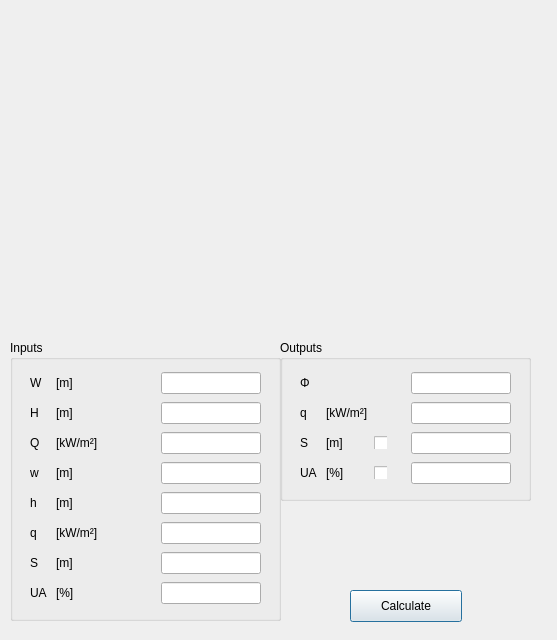
<?xml version="1.0" encoding="UTF-8"?>
<ui version="4.0">
 <class>dialog_4_3_br187_parallel_complex</class>
 <widget class="QDialog" name="dialog_4_3_br187_parallel_complex">
  <property name="geometry">
   <rect>
    <x>0</x>
    <y>0</y>
    <width>557</width>
    <height>640</height>
   </rect>
  </property>
  <property name="windowTitle">
   <string>BR 187 Thermal Radiation Calculation (Parallel Complex)</string>
  </property>
  <widget class="QGroupBox" name="groupBox_2">
   <property name="geometry">
    <rect>
     <x>280</x>
     <y>340</y>
     <width>251</width>
     <height>161</height>
    </rect>
   </property>
   <property name="title">
    <string>Outputs</string>
   </property>
   <widget class="QWidget" name="gridLayoutWidget_2">
    <property name="geometry">
     <rect>
      <x>20</x>
      <y>30</y>
      <width>211</width>
      <height>119</height>
     </rect>
    </property>
    <layout class="QGridLayout" name="gridLayout_2">
     <item row="1" column="1">
      <widget class="QLabel" name="label_25">
       <property name="text">
        <string>[kW/m²]</string>
       </property>
      </widget>
     </item>
     <item row="0" column="3">
      <widget class="QLineEdit" name="lineEdit_11">
       <property name="sizePolicy">
        <sizepolicy hsizetype="Fixed" vsizetype="Fixed">
         <horstretch>0</horstretch>
         <verstretch>0</verstretch>
        </sizepolicy>
       </property>
       <property name="minimumSize">
        <size>
         <width>0</width>
         <height>0</height>
        </size>
       </property>
       <property name="maximumSize">
        <size>
         <width>100</width>
         <height>16777215</height>
        </size>
       </property>
      </widget>
     </item>
     <item row="2" column="3">
      <widget class="QLineEdit" name="lineEdit_10">
       <property name="sizePolicy">
        <sizepolicy hsizetype="Fixed" vsizetype="Fixed">
         <horstretch>0</horstretch>
         <verstretch>0</verstretch>
        </sizepolicy>
       </property>
       <property name="minimumSize">
        <size>
         <width>0</width>
         <height>0</height>
        </size>
       </property>
       <property name="maximumSize">
        <size>
         <width>100</width>
         <height>16777215</height>
        </size>
       </property>
      </widget>
     </item>
     <item row="1" column="3">
      <widget class="QLineEdit" name="lineEdit_12">
       <property name="sizePolicy">
        <sizepolicy hsizetype="Fixed" vsizetype="Fixed">
         <horstretch>0</horstretch>
         <verstretch>0</verstretch>
        </sizepolicy>
       </property>
       <property name="minimumSize">
        <size>
         <width>0</width>
         <height>0</height>
        </size>
       </property>
       <property name="maximumSize">
        <size>
         <width>100</width>
         <height>16777215</height>
        </size>
       </property>
      </widget>
     </item>
     <item row="3" column="3">
      <widget class="QLineEdit" name="lineEdit_9">
       <property name="sizePolicy">
        <sizepolicy hsizetype="Fixed" vsizetype="Fixed">
         <horstretch>0</horstretch>
         <verstretch>0</verstretch>
        </sizepolicy>
       </property>
       <property name="minimumSize">
        <size>
         <width>0</width>
         <height>0</height>
        </size>
       </property>
       <property name="maximumSize">
        <size>
         <width>100</width>
         <height>16777215</height>
        </size>
       </property>
      </widget>
     </item>
     <item row="0" column="2">
      <spacer name="horizontalSpacer_2">
       <property name="orientation">
        <enum>Qt::Horizontal</enum>
       </property>
       <property name="sizeHint" stdset="0">
        <size>
         <width>10</width>
         <height>20</height>
        </size>
       </property>
      </spacer>
     </item>
     <item row="0" column="0">
      <widget class="QLabel" name="label_11">
       <property name="sizePolicy">
        <sizepolicy hsizetype="Fixed" vsizetype="Fixed">
         <horstretch>0</horstretch>
         <verstretch>0</verstretch>
        </sizepolicy>
       </property>
       <property name="minimumSize">
        <size>
         <width>20</width>
         <height>0</height>
        </size>
       </property>
       <property name="maximumSize">
        <size>
         <width>20</width>
         <height>16777215</height>
        </size>
       </property>
       <property name="text">
        <string>Φ</string>
       </property>
      </widget>
     </item>
     <item row="3" column="1">
      <widget class="QLabel" name="label_21">
       <property name="text">
        <string>[%]</string>
       </property>
      </widget>
     </item>
     <item row="3" column="0">
      <widget class="QLabel" name="label_9">
       <property name="sizePolicy">
        <sizepolicy hsizetype="Fixed" vsizetype="Fixed">
         <horstretch>0</horstretch>
         <verstretch>0</verstretch>
        </sizepolicy>
       </property>
       <property name="minimumSize">
        <size>
         <width>20</width>
         <height>0</height>
        </size>
       </property>
       <property name="maximumSize">
        <size>
         <width>20</width>
         <height>16777215</height>
        </size>
       </property>
       <property name="text">
        <string>UA</string>
       </property>
      </widget>
     </item>
     <item row="2" column="0">
      <widget class="QLabel" name="label_10">
       <property name="sizePolicy">
        <sizepolicy hsizetype="Fixed" vsizetype="Fixed">
         <horstretch>0</horstretch>
         <verstretch>0</verstretch>
        </sizepolicy>
       </property>
       <property name="minimumSize">
        <size>
         <width>20</width>
         <height>0</height>
        </size>
       </property>
       <property name="maximumSize">
        <size>
         <width>20</width>
         <height>16777215</height>
        </size>
       </property>
       <property name="text">
        <string>S</string>
       </property>
      </widget>
     </item>
     <item row="1" column="0">
      <widget class="QLabel" name="label_12">
       <property name="sizePolicy">
        <sizepolicy hsizetype="Fixed" vsizetype="Fixed">
         <horstretch>0</horstretch>
         <verstretch>0</verstretch>
        </sizepolicy>
       </property>
       <property name="minimumSize">
        <size>
         <width>20</width>
         <height>0</height>
        </size>
       </property>
       <property name="maximumSize">
        <size>
         <width>20</width>
         <height>16777215</height>
        </size>
       </property>
       <property name="text">
        <string>q</string>
       </property>
      </widget>
     </item>
     <item row="2" column="1">
      <widget class="QLabel" name="label_22">
       <property name="text">
        <string>[m]</string>
       </property>
      </widget>
     </item>
     <item row="2" column="2">
      <widget class="QCheckBox" name="checkBox">
       <property name="sizePolicy">
        <sizepolicy hsizetype="Fixed" vsizetype="Fixed">
         <horstretch>0</horstretch>
         <verstretch>0</verstretch>
        </sizepolicy>
       </property>
       <property name="minimumSize">
        <size>
         <width>13</width>
         <height>13</height>
        </size>
       </property>
       <property name="maximumSize">
        <size>
         <width>13</width>
         <height>13</height>
        </size>
       </property>
       <property name="text">
        <string/>
       </property>
      </widget>
     </item>
     <item row="3" column="2">
      <widget class="QCheckBox" name="checkBox_2">
       <property name="sizePolicy">
        <sizepolicy hsizetype="Fixed" vsizetype="Fixed">
         <horstretch>0</horstretch>
         <verstretch>0</verstretch>
        </sizepolicy>
       </property>
       <property name="minimumSize">
        <size>
         <width>13</width>
         <height>13</height>
        </size>
       </property>
       <property name="maximumSize">
        <size>
         <width>13</width>
         <height>13</height>
        </size>
       </property>
       <property name="text">
        <string/>
       </property>
      </widget>
     </item>
    </layout>
   </widget>
  </widget>
  <widget class="QGroupBox" name="groupBox">
   <property name="geometry">
    <rect>
     <x>10</x>
     <y>340</y>
     <width>271</width>
     <height>281</height>
    </rect>
   </property>
   <property name="title">
    <string>Inputs</string>
   </property>
   <widget class="QWidget" name="gridLayoutWidget_3">
    <property name="geometry">
     <rect>
      <x>20</x>
      <y>30</y>
      <width>231</width>
      <height>240</height>
     </rect>
    </property>
    <layout class="QGridLayout" name="gridLayout_3">
     <item row="2" column="0">
      <widget class="QLabel" name="label_23">
       <property name="sizePolicy">
        <sizepolicy hsizetype="Fixed" vsizetype="Fixed">
         <horstretch>0</horstretch>
         <verstretch>0</verstretch>
        </sizepolicy>
       </property>
       <property name="minimumSize">
        <size>
         <width>20</width>
         <height>0</height>
        </size>
       </property>
       <property name="maximumSize">
        <size>
         <width>20</width>
         <height>16777215</height>
        </size>
       </property>
       <property name="toolTip">
        <string>Heat flux of emitter</string>
       </property>
       <property name="text">
        <string>Q</string>
       </property>
      </widget>
     </item>
     <item row="4" column="0">
      <widget class="QLabel" name="label_24">
       <property name="sizePolicy">
        <sizepolicy hsizetype="Fixed" vsizetype="Fixed">
         <horstretch>0</horstretch>
         <verstretch>0</verstretch>
        </sizepolicy>
       </property>
       <property name="minimumSize">
        <size>
         <width>20</width>
         <height>0</height>
        </size>
       </property>
       <property name="maximumSize">
        <size>
         <width>20</width>
         <height>16777215</height>
        </size>
       </property>
       <property name="toolTip">
        <string>Height of receiver</string>
       </property>
       <property name="text">
        <string>h</string>
       </property>
      </widget>
     </item>
     <item row="1" column="0">
      <widget class="QLabel" name="label_26">
       <property name="sizePolicy">
        <sizepolicy hsizetype="Fixed" vsizetype="Fixed">
         <horstretch>0</horstretch>
         <verstretch>0</verstretch>
        </sizepolicy>
       </property>
       <property name="minimumSize">
        <size>
         <width>20</width>
         <height>0</height>
        </size>
       </property>
       <property name="maximumSize">
        <size>
         <width>20</width>
         <height>16777215</height>
        </size>
       </property>
       <property name="toolTip">
        <string>Height of emitter</string>
       </property>
       <property name="text">
        <string>H</string>
       </property>
      </widget>
     </item>
     <item row="5" column="0">
      <widget class="QLabel" name="label_27">
       <property name="sizePolicy">
        <sizepolicy hsizetype="Fixed" vsizetype="Fixed">
         <horstretch>0</horstretch>
         <verstretch>0</verstretch>
        </sizepolicy>
       </property>
       <property name="minimumSize">
        <size>
         <width>20</width>
         <height>0</height>
        </size>
       </property>
       <property name="maximumSize">
        <size>
         <width>20</width>
         <height>16777215</height>
        </size>
       </property>
       <property name="toolTip">
        <string>Acceptable heat flux at receiver</string>
       </property>
       <property name="text">
        <string>q</string>
       </property>
      </widget>
     </item>
     <item row="5" column="3">
      <widget class="QLineEdit" name="lineEdit_13">
       <property name="sizePolicy">
        <sizepolicy hsizetype="Fixed" vsizetype="Fixed">
         <horstretch>0</horstretch>
         <verstretch>0</verstretch>
        </sizepolicy>
       </property>
       <property name="minimumSize">
        <size>
         <width>0</width>
         <height>0</height>
        </size>
       </property>
       <property name="maximumSize">
        <size>
         <width>100</width>
         <height>16777215</height>
        </size>
       </property>
       <property name="baseSize">
        <size>
         <width>0</width>
         <height>0</height>
        </size>
       </property>
      </widget>
     </item>
     <item row="6" column="0">
      <widget class="QLabel" name="label_28">
       <property name="sizePolicy">
        <sizepolicy hsizetype="Fixed" vsizetype="Fixed">
         <horstretch>0</horstretch>
         <verstretch>0</verstretch>
        </sizepolicy>
       </property>
       <property name="minimumSize">
        <size>
         <width>20</width>
         <height>0</height>
        </size>
       </property>
       <property name="maximumSize">
        <size>
         <width>20</width>
         <height>16777215</height>
        </size>
       </property>
       <property name="toolTip">
        <string>Separation distance between emitter and receiver</string>
       </property>
       <property name="text">
        <string>S</string>
       </property>
      </widget>
     </item>
     <item row="0" column="3">
      <widget class="QLineEdit" name="lineEdit_14">
       <property name="sizePolicy">
        <sizepolicy hsizetype="Fixed" vsizetype="Fixed">
         <horstretch>0</horstretch>
         <verstretch>0</verstretch>
        </sizepolicy>
       </property>
       <property name="minimumSize">
        <size>
         <width>0</width>
         <height>0</height>
        </size>
       </property>
       <property name="maximumSize">
        <size>
         <width>100</width>
         <height>16777215</height>
        </size>
       </property>
       <property name="baseSize">
        <size>
         <width>0</width>
         <height>0</height>
        </size>
       </property>
      </widget>
     </item>
     <item row="2" column="3">
      <widget class="QLineEdit" name="lineEdit_15">
       <property name="sizePolicy">
        <sizepolicy hsizetype="Fixed" vsizetype="Fixed">
         <horstretch>0</horstretch>
         <verstretch>0</verstretch>
        </sizepolicy>
       </property>
       <property name="minimumSize">
        <size>
         <width>0</width>
         <height>0</height>
        </size>
       </property>
       <property name="maximumSize">
        <size>
         <width>100</width>
         <height>16777215</height>
        </size>
       </property>
       <property name="baseSize">
        <size>
         <width>0</width>
         <height>0</height>
        </size>
       </property>
      </widget>
     </item>
     <item row="3" column="0">
      <widget class="QLabel" name="label_29">
       <property name="sizePolicy">
        <sizepolicy hsizetype="Fixed" vsizetype="Fixed">
         <horstretch>0</horstretch>
         <verstretch>0</verstretch>
        </sizepolicy>
       </property>
       <property name="minimumSize">
        <size>
         <width>20</width>
         <height>0</height>
        </size>
       </property>
       <property name="maximumSize">
        <size>
         <width>20</width>
         <height>16777215</height>
        </size>
       </property>
       <property name="toolTip">
        <string>Width of receiver</string>
       </property>
       <property name="text">
        <string>w</string>
       </property>
      </widget>
     </item>
     <item row="1" column="3">
      <widget class="QLineEdit" name="lineEdit_16">
       <property name="sizePolicy">
        <sizepolicy hsizetype="Fixed" vsizetype="Fixed">
         <horstretch>0</horstretch>
         <verstretch>0</verstretch>
        </sizepolicy>
       </property>
       <property name="minimumSize">
        <size>
         <width>0</width>
         <height>0</height>
        </size>
       </property>
       <property name="maximumSize">
        <size>
         <width>100</width>
         <height>16777215</height>
        </size>
       </property>
       <property name="baseSize">
        <size>
         <width>0</width>
         <height>0</height>
        </size>
       </property>
      </widget>
     </item>
     <item row="0" column="2">
      <spacer name="horizontalSpacer_3">
       <property name="orientation">
        <enum>Qt::Horizontal</enum>
       </property>
       <property name="sizeHint" stdset="0">
        <size>
         <width>10</width>
         <height>20</height>
        </size>
       </property>
      </spacer>
     </item>
     <item row="0" column="0">
      <widget class="QLabel" name="label_30">
       <property name="minimumSize">
        <size>
         <width>20</width>
         <height>0</height>
        </size>
       </property>
       <property name="maximumSize">
        <size>
         <width>20</width>
         <height>16777215</height>
        </size>
       </property>
       <property name="toolTip">
        <string>Width of emitter</string>
       </property>
       <property name="text">
        <string>W</string>
       </property>
      </widget>
     </item>
     <item row="7" column="0">
      <widget class="QLabel" name="label_31">
       <property name="sizePolicy">
        <sizepolicy hsizetype="Fixed" vsizetype="Fixed">
         <horstretch>0</horstretch>
         <verstretch>0</verstretch>
        </sizepolicy>
       </property>
       <property name="minimumSize">
        <size>
         <width>20</width>
         <height>0</height>
        </size>
       </property>
       <property name="maximumSize">
        <size>
         <width>20</width>
         <height>16777215</height>
        </size>
       </property>
       <property name="toolTip">
        <string>Unprotected area</string>
       </property>
       <property name="text">
        <string>UA</string>
       </property>
      </widget>
     </item>
     <item row="3" column="3">
      <widget class="QLineEdit" name="lineEdit_17">
       <property name="sizePolicy">
        <sizepolicy hsizetype="Fixed" vsizetype="Fixed">
         <horstretch>0</horstretch>
         <verstretch>0</verstretch>
        </sizepolicy>
       </property>
       <property name="minimumSize">
        <size>
         <width>0</width>
         <height>0</height>
        </size>
       </property>
       <property name="maximumSize">
        <size>
         <width>100</width>
         <height>16777215</height>
        </size>
       </property>
       <property name="baseSize">
        <size>
         <width>0</width>
         <height>0</height>
        </size>
       </property>
      </widget>
     </item>
     <item row="7" column="3">
      <widget class="QLineEdit" name="lineEdit_18">
       <property name="sizePolicy">
        <sizepolicy hsizetype="Fixed" vsizetype="Fixed">
         <horstretch>0</horstretch>
         <verstretch>0</verstretch>
        </sizepolicy>
       </property>
       <property name="minimumSize">
        <size>
         <width>0</width>
         <height>0</height>
        </size>
       </property>
       <property name="maximumSize">
        <size>
         <width>100</width>
         <height>16777215</height>
        </size>
       </property>
       <property name="baseSize">
        <size>
         <width>0</width>
         <height>0</height>
        </size>
       </property>
      </widget>
     </item>
     <item row="4" column="3">
      <widget class="QLineEdit" name="lineEdit_19">
       <property name="sizePolicy">
        <sizepolicy hsizetype="Fixed" vsizetype="Fixed">
         <horstretch>0</horstretch>
         <verstretch>0</verstretch>
        </sizepolicy>
       </property>
       <property name="minimumSize">
        <size>
         <width>0</width>
         <height>0</height>
        </size>
       </property>
       <property name="maximumSize">
        <size>
         <width>100</width>
         <height>16777215</height>
        </size>
       </property>
       <property name="baseSize">
        <size>
         <width>0</width>
         <height>0</height>
        </size>
       </property>
      </widget>
     </item>
     <item row="6" column="3">
      <widget class="QLineEdit" name="lineEdit_20">
       <property name="sizePolicy">
        <sizepolicy hsizetype="Fixed" vsizetype="Fixed">
         <horstretch>0</horstretch>
         <verstretch>0</verstretch>
        </sizepolicy>
       </property>
       <property name="minimumSize">
        <size>
         <width>0</width>
         <height>0</height>
        </size>
       </property>
       <property name="maximumSize">
        <size>
         <width>100</width>
         <height>16777215</height>
        </size>
       </property>
       <property name="baseSize">
        <size>
         <width>0</width>
         <height>0</height>
        </size>
       </property>
      </widget>
     </item>
     <item row="0" column="1">
      <widget class="QLabel" name="label_32">
       <property name="text">
        <string>[m]</string>
       </property>
      </widget>
     </item>
     <item row="1" column="1">
      <widget class="QLabel" name="label_33">
       <property name="text">
        <string>[m]</string>
       </property>
      </widget>
     </item>
     <item row="2" column="1">
      <widget class="QLabel" name="label_34">
       <property name="text">
        <string>[kW/m²]</string>
       </property>
      </widget>
     </item>
     <item row="3" column="1">
      <widget class="QLabel" name="label_35">
       <property name="text">
        <string>[m]</string>
       </property>
      </widget>
     </item>
     <item row="4" column="1">
      <widget class="QLabel" name="label_36">
       <property name="text">
        <string>[m]</string>
       </property>
      </widget>
     </item>
     <item row="5" column="1">
      <widget class="QLabel" name="label_37">
       <property name="text">
        <string>[kW/m²]</string>
       </property>
      </widget>
     </item>
     <item row="6" column="1">
      <widget class="QLabel" name="label_38">
       <property name="text">
        <string>[m]</string>
       </property>
      </widget>
     </item>
     <item row="7" column="1">
      <widget class="QLabel" name="label_39">
       <property name="text">
        <string>[%]</string>
       </property>
      </widget>
     </item>
    </layout>
   </widget>
  </widget>
  <widget class="QPushButton" name="pushButton">
   <property name="geometry">
    <rect>
     <x>350</x>
     <y>590</y>
     <width>112</width>
     <height>32</height>
    </rect>
   </property>
   <property name="text">
    <string>Calculate</string>
   </property>
  </widget>
  <widget class="QLabel" name="label">
   <property name="geometry">
    <rect>
     <x>40</x>
     <y>20</y>
     <width>400</width>
     <height>321</height>
    </rect>
   </property>
   <property name="text">
    <string/>
   </property>
   <property name="pixmap">
    <pixmap>images/phi_calculator_400_321.png</pixmap>
   </property>
  </widget>
 </widget>
 <resources/>
 <connections/>
</ui>
